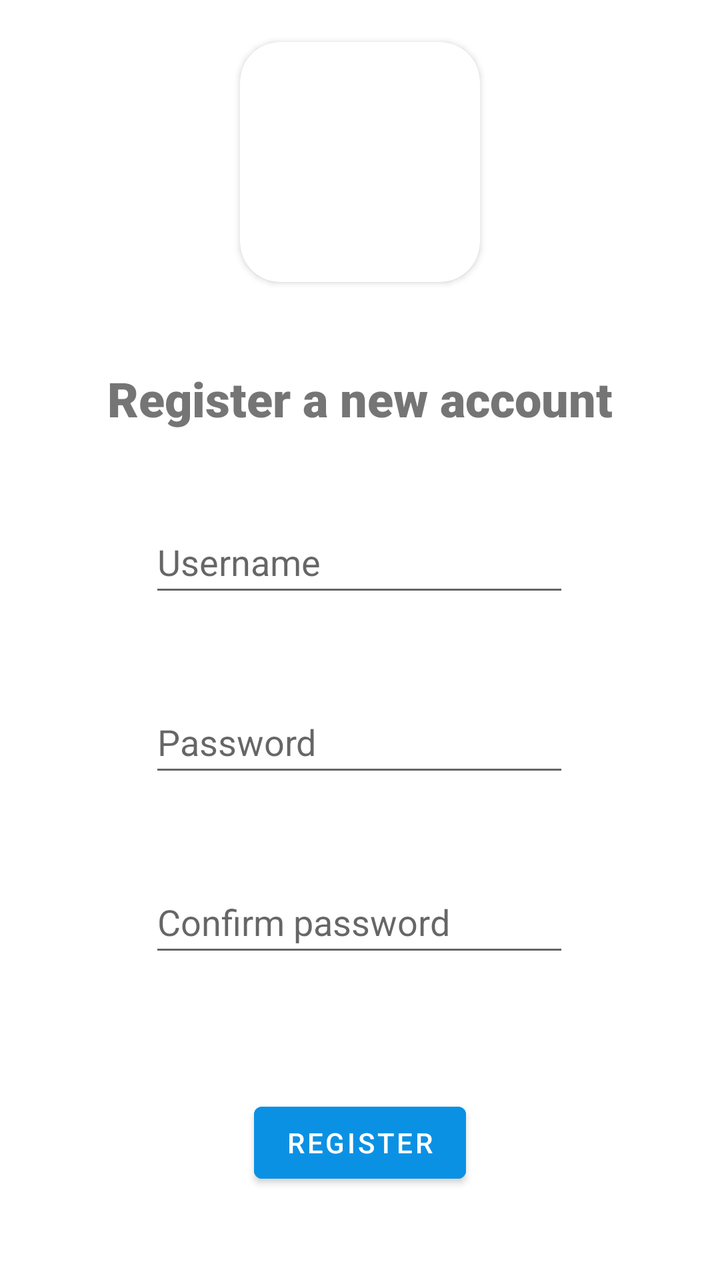
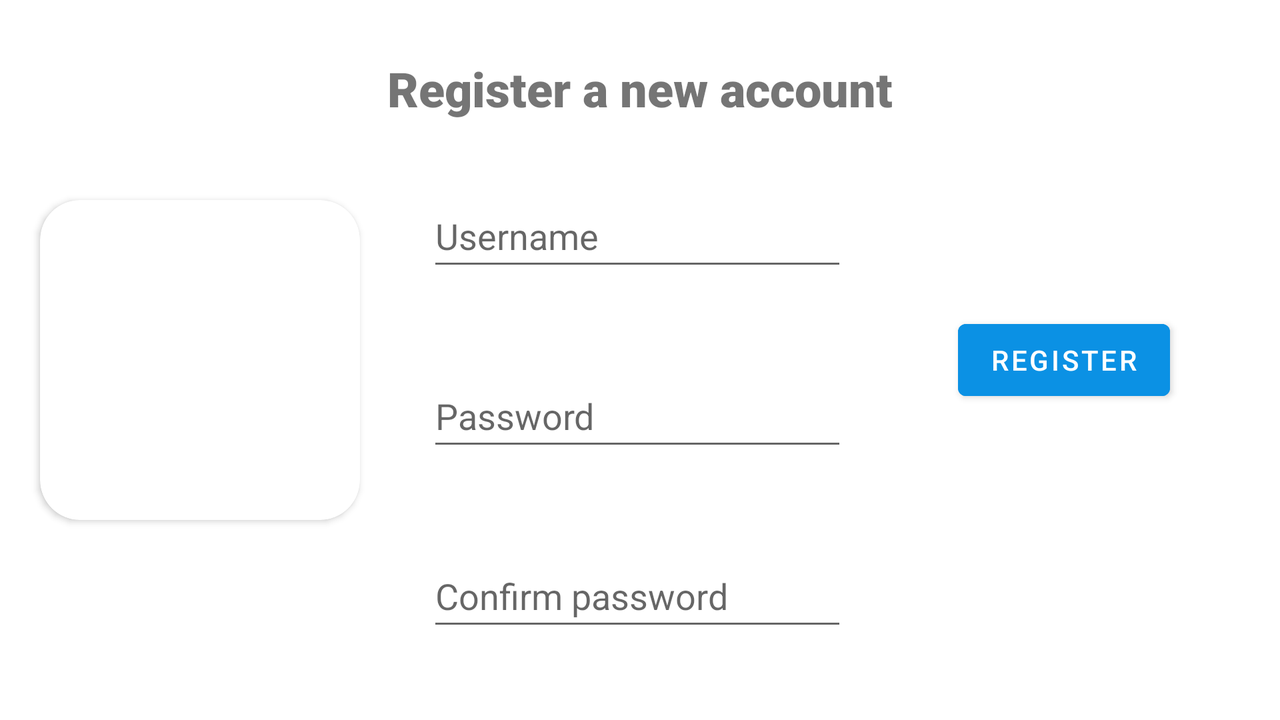

An Android layout and its configuration variant, each rendered on a device that would load it. The default file and the variant file are quoted in full after the pictures.
<!-- AndroidManifest.xml: application theme Theme.CoursTest1 -->
<!-- res/layout/activity_register.xml -->
<?xml version="1.0" encoding="utf-8"?>
<androidx.constraintlayout.widget.ConstraintLayout xmlns:android="http://schemas.android.com/apk/res/android"
    xmlns:app="http://schemas.android.com/apk/res-auto"
    xmlns:tools="http://schemas.android.com/tools"
    android:layout_width="match_parent"
    android:layout_height="match_parent"
    tools:context=".Activities.LaunchActivity">

    <androidx.cardview.widget.CardView
        android:id="@+id/cardView"
        android:layout_width="wrap_content"
        android:layout_height="wrap_content"
        android:layout_marginTop="21dp"
        app:cardCornerRadius="20dp"
        app:layout_constraintEnd_toEndOf="parent"
        app:layout_constraintStart_toStartOf="parent"
        app:layout_constraintTop_toTopOf="parent">

        <ImageView
            android:id="@+id/imageView"
            android:layout_width="120dp"
            android:layout_height="120dp"
            app:layout_constraintEnd_toEndOf="parent"
            app:layout_constraintHorizontal_bias="0.44"
            app:layout_constraintStart_toStartOf="parent"
            app:layout_constraintTop_toTopOf="parent"
            tools:srcCompat="@drawable/topquizz" />

    </androidx.cardview.widget.CardView>



    <TextView
        android:id="@+id/textView"
        android:layout_width="wrap_content"
        android:layout_height="wrap_content"
        android:layout_marginTop="42dp"
        android:fontFamily="sans-serif-black"
        android:text="Register a new account"
        android:textSize="24dp"
        app:layout_constraintEnd_toEndOf="parent"
        app:layout_constraintStart_toStartOf="parent"
        app:layout_constraintTop_toBottomOf="@+id/cardView" />

    <EditText
        android:id="@+id/editTextTextPersonName"
        android:layout_width="wrap_content"
        android:layout_height="wrap_content"
        android:layout_marginTop="40dp"
        android:ems="10"
        android:hint="Username"
        android:inputType="textPersonName"
        android:minHeight="48dp"
        app:layout_constraintEnd_toEndOf="parent"
        app:layout_constraintHorizontal_bias="0.497"
        app:layout_constraintStart_toStartOf="parent"
        app:layout_constraintTop_toBottomOf="@+id/textView" />

    <EditText
        android:id="@+id/editTextTextPassword"
        android:layout_width="wrap_content"
        android:layout_height="wrap_content"
        android:layout_marginTop="42dp"
        android:ems="10"
        android:hint="Password"
        android:inputType="textPassword"
        android:minHeight="48dp"
        app:layout_constraintEnd_toEndOf="parent"
        app:layout_constraintHorizontal_bias="0.497"
        app:layout_constraintStart_toStartOf="parent"
        app:layout_constraintTop_toBottomOf="@+id/editTextTextPersonName"
        tools:ignore="SpeakableTextPresentCheck" />

    <EditText
        android:id="@+id/editTextTextPassword2"
        android:layout_width="wrap_content"
        android:layout_height="wrap_content"
        android:layout_marginTop="42dp"
        android:ems="10"
        android:hint="Confirm password"
        android:inputType="textPassword"
        android:minHeight="48dp"
        app:layout_constraintEnd_toEndOf="parent"
        app:layout_constraintHorizontal_bias="0.497"
        app:layout_constraintStart_toStartOf="parent"
        app:layout_constraintTop_toBottomOf="@+id/editTextTextPassword"
        tools:ignore="SpeakableTextPresentCheck" />

    <Button
        android:id="@+id/button_login"
        android:layout_width="wrap_content"
        android:layout_height="wrap_content"
        android:layout_marginTop="64dp"
        android:text="REGISTER"
        app:layout_constraintEnd_toEndOf="parent"
        app:layout_constraintStart_toStartOf="parent"
        app:layout_constraintTop_toBottomOf="@+id/editTextTextPassword2"
        android:backgroundTint="#0B91E4"/>


</androidx.constraintlayout.widget.ConstraintLayout>
<!-- resources referenced by this layout -->
<resources>
  <style name="Theme.CoursTest1" parent="Theme.MaterialComponents.DayNight.DarkActionBar">
          
          <item name="colorPrimary">@color/purple_500</item>
          <item name="colorPrimaryVariant">@color/purple_700</item>
          <item name="colorOnPrimary">@color/white</item>
          
          <item name="colorSecondary">@color/teal_200</item>
          <item name="colorSecondaryVariant">@color/teal_700</item>
          <item name="colorOnSecondary">@color/black</item>
          
          <item name="android:statusBarColor" tools:targetApi="l">?attr/colorPrimaryVariant</item>
          
      </style>
  <color name="purple_500">#FF6200EE</color>
  <color name="purple_700">#FF3700B3</color>
  <color name="white">#FFFFFFFF</color>
  <color name="teal_200">#FF03DAC5</color>
  <color name="teal_700">#FF018786</color>
  <color name="black">#FF000000</color>
</resources>
<!-- res/layout-land/activity_register.xml (the repository's variant of the layout above) -->
<!-- drawn on the phone turned sideways -->
<?xml version="1.0" encoding="utf-8"?>
<androidx.constraintlayout.widget.ConstraintLayout xmlns:android="http://schemas.android.com/apk/res/android"
    xmlns:app="http://schemas.android.com/apk/res-auto"
    xmlns:tools="http://schemas.android.com/tools"
    android:layout_width="match_parent"
    android:layout_height="match_parent"
    tools:context=".Activities.LaunchActivity">

    <androidx.cardview.widget.CardView
        android:id="@+id/cardView"
        android:layout_width="wrap_content"
        android:layout_height="wrap_content"
        app:cardCornerRadius="20dp"
        app:layout_constraintBottom_toBottomOf="parent"
        app:layout_constraintStart_toStartOf="parent"
        android:layout_marginLeft="20dp"
        app:layout_constraintTop_toTopOf="parent">

        <ImageView
            android:id="@+id/imageView_topquizz"
            android:layout_width="160dp"
            android:layout_height="160dp"
            android:contentDescription="@string/topquizzlogo"
            app:layout_constraintEnd_toEndOf="parent"
            app:layout_constraintHorizontal_bias="0.44"
            app:layout_constraintStart_toStartOf="parent"
            app:layout_constraintTop_toTopOf="parent"
            tools:srcCompat="@drawable/topquizz" />

    </androidx.cardview.widget.CardView>


    <TextView
        android:id="@+id/textView"
        android:layout_width="wrap_content"
        android:layout_height="wrap_content"
        android:fontFamily="sans-serif-black"
        android:text="@string/register_a_new_account"
        android:textSize="24sp"
        android:layout_marginTop="28dp"
        app:layout_constraintEnd_toEndOf="parent"
        app:layout_constraintStart_toStartOf="parent"
        app:layout_constraintTop_toTopOf="parent" />

    <EditText
        android:id="@+id/ET_register_username"
        android:layout_width="wrap_content"
        android:layout_height="wrap_content"
        android:layout_marginTop="32dp"
        android:ems="10"
        android:hint="@string/username"
        android:inputType="textPersonName"
        android:minHeight="48dp"
        app:layout_constraintEnd_toEndOf="parent"
        app:layout_constraintHorizontal_bias="0.497"
        app:layout_constraintStart_toStartOf="parent"
        app:layout_constraintTop_toBottomOf="@+id/textView" />

    <EditText
        android:id="@+id/ET_register_password"
        android:layout_width="wrap_content"
        android:layout_height="wrap_content"
        android:layout_marginTop="42dp"
        android:ems="10"
        android:hint="@string/password"
        android:inputType="textPassword"
        android:minHeight="48dp"
        app:layout_constraintEnd_toEndOf="parent"
        app:layout_constraintHorizontal_bias="0.497"
        app:layout_constraintStart_toStartOf="parent"
        app:layout_constraintTop_toBottomOf="@+id/ET_register_username"
        tools:ignore="SpeakableTextPresentCheck" />

    <EditText
        android:id="@+id/ET_register_confirm_password"
        android:layout_width="wrap_content"
        android:layout_height="wrap_content"
        android:layout_marginTop="42dp"
        android:ems="10"
        android:hint="@string/confirm_password"
        android:inputType="textPassword"
        android:minHeight="48dp"
        app:layout_constraintEnd_toEndOf="parent"
        app:layout_constraintHorizontal_bias="0.497"
        app:layout_constraintStart_toStartOf="parent"
        app:layout_constraintTop_toBottomOf="@+id/ET_register_password"
        tools:ignore="SpeakableTextPresentCheck" />

    <Button
        android:id="@+id/button_validate_register"
        android:layout_width="wrap_content"
        android:layout_height="wrap_content"
        android:backgroundTint="#0B91E4"
        android:text="@string/register"
        app:layout_constraintBottom_toBottomOf="parent"
        app:layout_constraintEnd_toEndOf="parent"
        app:layout_constraintStart_toEndOf="@+id/ET_register_password"
        app:layout_constraintTop_toTopOf="parent" />


</androidx.constraintlayout.widget.ConstraintLayout>
<!-- resources referenced by the variant -->
<!-- as the phone turned sideways resolves them -->
<resources>
  <string name="confirm_password">Confirm password</string>
  <string name="password">Password</string>
  <string name="register">REGISTER</string>
  <string name="register_a_new_account">Register a new account</string>
  <string name="topquizzlogo" translatable="false">TopQuizzLogo</string>
  <string name="username">Username</string>
  <style name="Theme.CoursTest1" parent="Theme.MaterialComponents.DayNight.DarkActionBar">
          
          <item name="colorPrimary">@color/purple_500</item>
          <item name="colorPrimaryVariant">@color/purple_700</item>
          <item name="colorOnPrimary">@color/white</item>
          
          <item name="colorSecondary">@color/teal_200</item>
          <item name="colorSecondaryVariant">@color/teal_700</item>
          <item name="colorOnSecondary">@color/black</item>
          
          <item name="android:statusBarColor" tools:targetApi="l">?attr/colorPrimaryVariant</item>
          
      </style>
  <color name="purple_500">#FF6200EE</color>
  <color name="purple_700">#FF3700B3</color>
  <color name="white">#FFFFFFFF</color>
  <color name="teal_200">#FF03DAC5</color>
  <color name="teal_700">#FF018786</color>
  <color name="black">#FF000000</color>
</resources>
